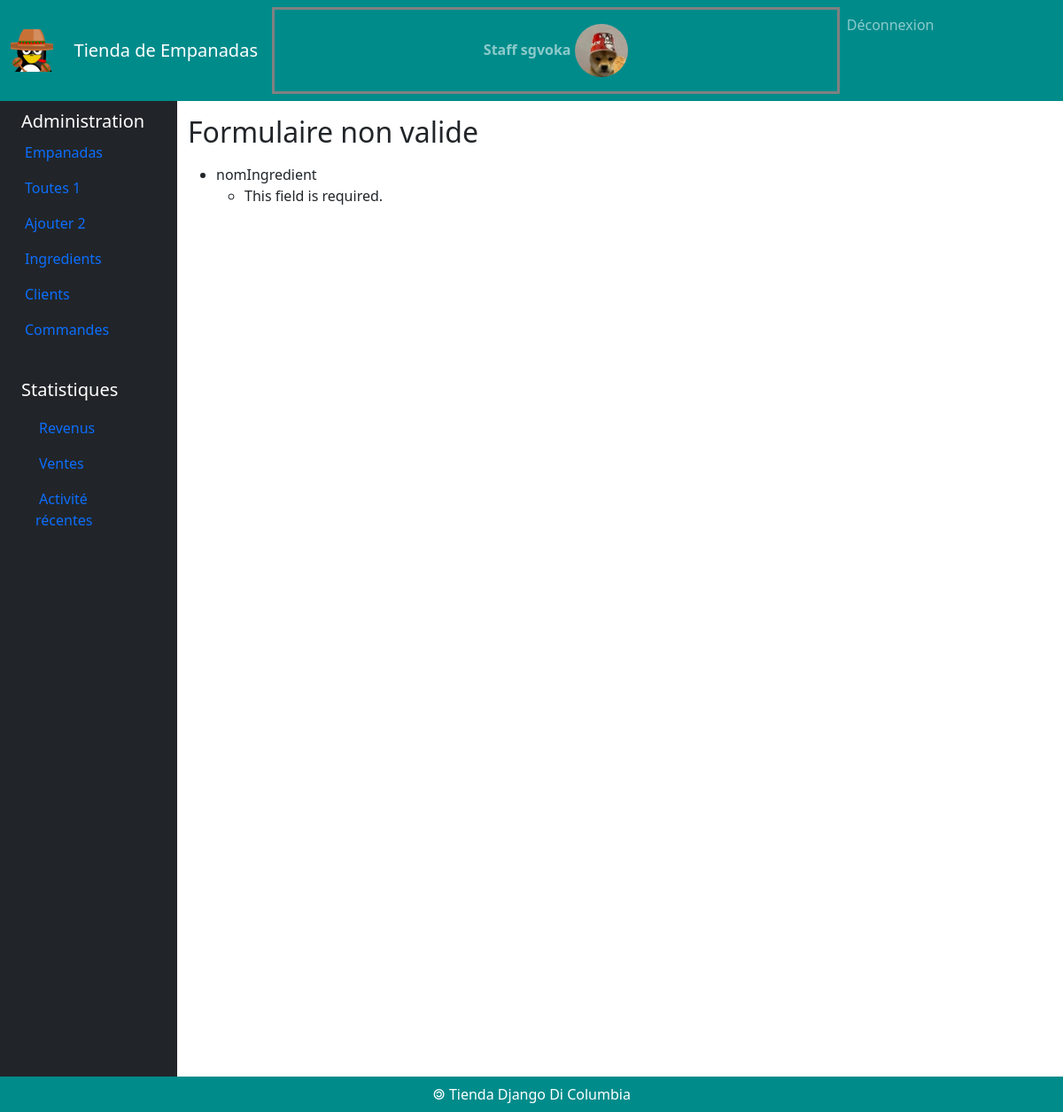
The app's page /ingredients/create (signed in) with its own data.
### comptes/models.py (models this page shows)
class TiendaUser(User) :
    image = models.ImageField( default = "imagesUsers/default.png",
                               upload_to = "imagesUsers/")

### empanadas/views.py (the view)
# urls.py: path('ingredients/create', views.creerIngredient),
def creerIngredient(request) :
    user = None
    if request.user.is_staff :
        user = TiendaUser.objects.get(id=request.user.id)
        form = IngredientForm(request.POST)
        if form.is_valid() :
            nomIngr = form.cleaned_data['nomIngredient']
            ingr = Ingredient()
            ingr.nomIngredient = nomIngr
            ingr.save()
            return render(
                request,
                'empanadas/traitementFormulaireCreationIngredient.html',
                {
                    'nom' : nomIngr,
                    'user' : user
                },
            )
        else :
            return render(
                request,
                'empanadas/formulaireNonValide.html',
                {
                    'erreurs' : form.errors,
                    'user' : user
                },
            )
    elif request.user.is_authenticated :
        return redirect('/empanadas')
    else :
        return redirect('/login')

### empanadas/templates/empanadas/formulaireNonValide.html (shortened to what this page needs)
{% extends 'empanadas/base.html' %}
{% block main %}
<h2>Formulaire non valide</h2>
<p>
    {{erreurs}}
</p>
{% endblock %}

### comptes/templates/comptes/menuStaff.html (shortened to what this page needs)
{% load static %}
<nav class="navbar navbar-expand-lg navbar-dark">
    <div class="container-fluid">
        <img id="logo" src="{% static 'empanadas/img/mexicanPingouin.png' %}" alt="logo Pinguoin Mexicain">
        <a class="navbar-brand" href="#">Tienda de Empanadas</a>
        <div id="navbarText" class="collapse navbar-collapse" >
            <ul class="navbar-nav">
                <li class="nav-item">
                    <span class="nav-link" style="border: solid grey; font-weight: bold;">
                        <a class="nav-link" href="/user/update/" >
                            Staff {{user}}
                            <img src="{{MEDIA_URL}}{{user.image}}" class="rounded-circle" style="width: 10%;"/>
                        </a>
                    </span>
                </li>
                <li class="nav-item">
                    <a class="nav-link" href="/logout">
                        Déconnexion
                    </a>
                </li>
            </ul>
        </div>
    </div>
</nav>

### empanadas/static/empanadas/css/styles.css (style rules this page uses)
nav { background-color: darkcyan; }
#logo { width: 3em; margin-right: 2%; }
.nav-item { text-align: center; }

### records on screen
TiendaUser: username "sgvoka", image (picture)

### other values on screen
{{ erreurs }} "nomIngredient This field is required."
